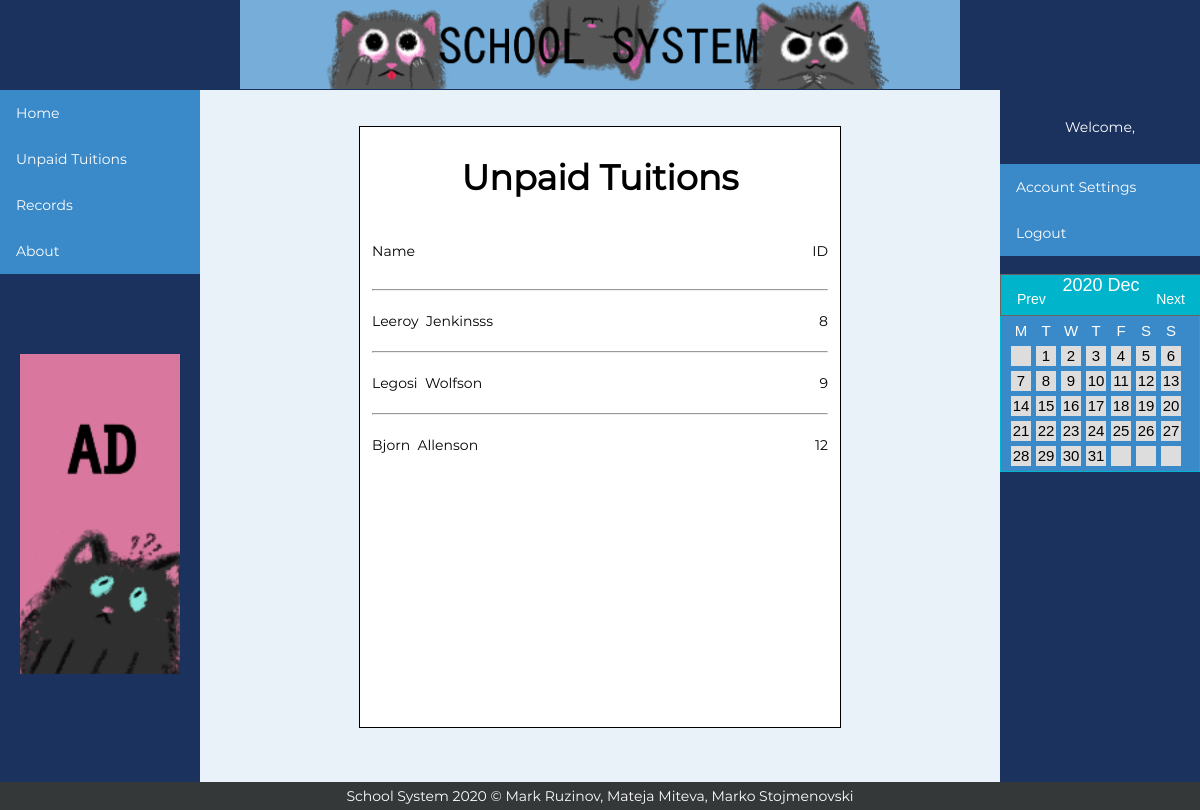
Page /SchoolSystem2020/unpaid.php (signed in) on the committed database.
### tables this page shows
CREATE TABLE `records` (
  `name` varchar(100) NOT NULL,
  `surname` varchar(100) DEFAULT NULL,
  `dob` date DEFAULT NULL,
  `ID` int(11) NOT NULL AUTO_INCREMENT,
  `paid` tinyint(1) NOT NULL,
  `email` varchar(100) DEFAULT NULL,
  `year` int(11) DEFAULT NULL,
  PRIMARY KEY (`ID`)
);

### SchoolSystem2020/unpaid.php (the view, shortened to what this page needs)
<?php
   include('session.php');
?>
<html>
<head>
  <?php
    include('head.php');
  ?>
</head>
<body>
<?php include("header.php"); ?>
<br /><br />
<div id="tableView">
  <h2 class="text-center">Unpaid Tuitions</h2>
  <div id="tableViewContents">
    <p style="float: left;">Name</p>
    <p style="float: right;">ID</p><br/><br/><br/>
    <?php
      echo "<ul id=\"tableViewResults\">\n";
      $sql = "SELECT name, surname, dob, ID, paid, email, `year` FROM schoolSystem.records WHERE paid = false;";
      $result = $db->query($sql);
      while ($row = $result->fetch_assoc()) {
        $ID = $row["ID"];
        $name = $row["name"];
        $surname = $row["surname"];
        echo "<hr /><p style=\"display: inline-block;\" >{$name}&nbsp;&nbsp;{$surname}</p>";
        echo "<p style=\"display: inline-block; float: right;\">{$ID}</p>";
      }
    ?>
    </ul>
  </div>
</div>
<?php include("footer.php"); ?>
</body>
</html>

### SchoolSystem2020/style.css (style rules this page uses)
body { font-family:'Montserrat', sans-serif; font-size:14px; background-color: #E9F2F9; min-width:1200px; margin: 0; }
.text-center { text-align: center; font-size: 35px; }
#tableView { width: 40%; margin-left: auto; margin-right: auto; min-height: 600px; height: auto; border: 1px solid black; background-color: #FFF; }
#tableViewContents { width: 95%; margin-left:auto; margin-right:auto; }
#tableViewResults { margin: 0; padding: 0; }

### rows in the picture
records: name "Leeroy", surname "Jenkinsss", ID "8"
records: name "Legosi", surname "Wolfson", ID "9"
records: name "Bjorn", surname "Allenson", ID "12"

### other values in the picture
date('Y M',strtotime($this->currentYear.'-'.$this->currentMonth.'-1')) "2020 Dec"
$label "M"
$label "T"
$label "W"
$label "F"
$label "S"
$cellContent "1"
$cellContent "2"
$cellContent "3"
$cellContent "4"
$cellContent "5"
$cellContent "6"
$cellContent "7"
$cellContent "8"
$cellContent "9"
